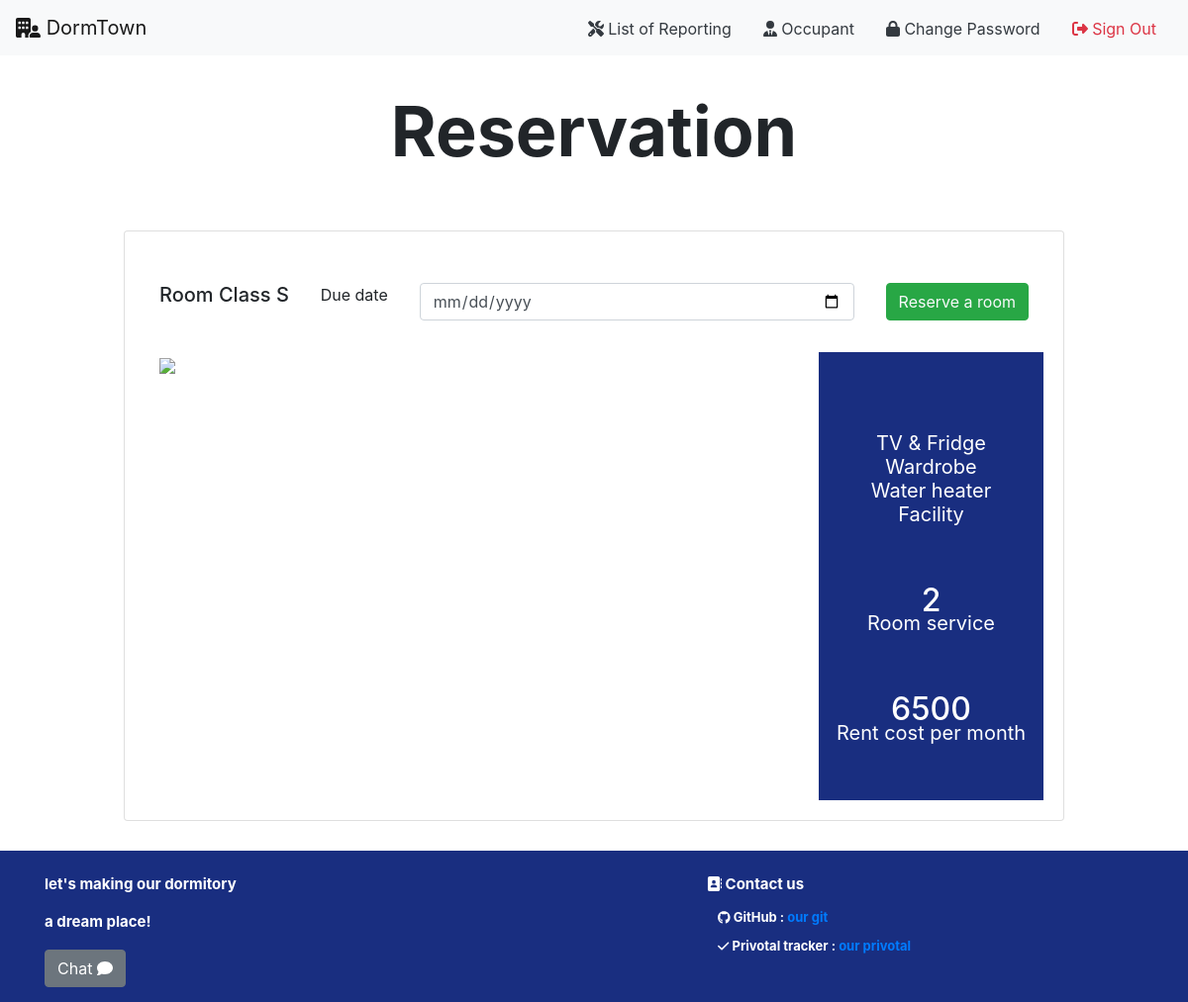
The app's page /occupant/reserve/create/1 (signed in) with its own data.
### occupant/models.py (models this page shows, shortened)
class UserInfo(models.Model):
    user_id = models.ForeignKey(
        User, on_delete=models.CASCADE, related_name="user_id")
    role_id = models.ForeignKey(
        Role, on_delete=models.CASCADE, related_name="role_id")
    room_id = models.ForeignKey(
        Room, on_delete=models.CASCADE, related_name="room_id", null=True)
    phone_number = models.CharField(max_length=10)
    address = models.CharField(max_length=100)
    street = models.CharField(max_length=50)
    state = models.CharField(max_length=50)
    city = models.CharField(max_length=50)
    country = models.CharField(max_length=20)
    zip_code = models.CharField(max_length=10)

class Role(models.Model):
    role_name = models.CharField(max_length=20)

class RoomType(models.Model):
    class_level = models.CharField(max_length=5)
    price = models.IntegerField()
    room_service = models.IntegerField(default=1)
    tv_fridge = models.BooleanField(default=True)
    wardrobe = models.BooleanField(default=True)
    water_heater = models.BooleanField(default=True)

### occupant/views.py (the view)
# urls.py: path('reserve/create/<int:room_type>', views.create_reserve, name='create_reserve'),
def create_reserve(request, room_type):
    if not request.user.is_authenticated:
        return render(request, 'users/login.html', status=403)
    try:
        user = User.objects.filter(pk=request.user.id).first()
        user_info = get_object_or_404(UserInfo, user_id=request.user.id)
        reserve = Reserve.objects.filter(user_id=user).first()
        room_type = RoomType.objects.filter(pk=room_type).first()
        role = Role.objects.get(role_name='Manager')
        managers = UserInfo.objects.filter(role_id=role)
    except:
        return render(request, 'rooms/500.html', status=500)
    if request.method == 'POST':
        status_type = StatusType.objects.filter(status_name='Idle').first()
        due_date = request.POST.get('due_date')
        reserve = Reserve.objects.create(
            user_id=user,
            room_type=room_type,
            due_date=due_date,
            status_type=status_type
            )
        sweetify.success(request, 'Reserve successful')
        return render(request, 'occupant/result_reserve.html', {
            'user_info': user_info,
            'room': reserve.room_type,
            'reserve_id': reserve.id,
            'header': 'Summary of Reservation',
            'managers': managers
        })
    else:
        return render(request, 'occupant/reserve_form.html', {
            'user_info': user_info,
            'room': room_type
        })

### occupant/templates/occupant/reserve_form.html (shortened to what this page needs)
{% extends 'occupant/layout.html' %}
{% block body %}
<div class="text-center mt-4">
  <p class="header">Reservation</p>
</div>
<div class="container">
  <div class="py-3"></div>
  <div class="row">
    <div class="col-lg-10 card" style="margin: auto">
      <div class="card-body">
        <div class="align-items-center py-3">
          <form class="py-3 d-flex justify-content-between" action="{% url 'occupant:create_reserve' room.id %}" method="POST">
            <h4 class="h5 mb-0">Room Class
              {{ room.class_level }}
            </h4>
            <label>Due date</label>
            <input required type="date" class="form-control w-50" id="due_date" name="due_date">
            <button type="submit" class="btn btn-success text-light">Reserve a room</button>
          </form>
        </div>
        <div class="row">
          <div class="col-9">
            {% load static %}
            {% if room.class_level == 'S' %}
            <img src="{% static 'occupant/room-s.jpeg' %}" height="500">
            {% else %}
            <img src="{% static 'occupant/room-a.jpeg' %}" height="500">
            {% endif %}
          </div>
          <div class="col-3 bg-main banner position-relative">
            <br>
            <br>
            {% if room.tv_fridge %}
            <p class="sub">TV & Fridge</p>
            {% else %}
            <br>
            {% endif %}
            {% if room.wardrobe %}
            <p class="sub">Wardrobe</p>
            {% endif %}
            {% if room.water_heater %}
            <p class="sub">Water heater</p>
            {% endif %}
            <p class="sub">Facility</p>
            <br>
            <br>
            <h2 class="text-white text-center">
              {{ room.room_service }}
            </h2>
            <p class="sub">Room service</p>
            <br>
            <br>
            <h2 class="text-white text-center">
              {{ room.price }}
            </h2>
            <p class="sub">Rent cost per month</p>
            <br>
            <br>
          </div>
        </div>
      </div>
    </div>
  </div>
</div>
{% endblock %}

### occupant/templates/occupant/layout.html (shortened to what this page needs)
{% load static %}
<!DOCTYPE html>
<html>
<head>
  <link rel="stylesheet" href="https://cdn.jsdelivr.net/npm/bootstrap@4.3.1/dist/css/bootstrap.min.css" />
  {% load static %}
  <link href="{% static 'fontawesomefree/css/all.min.css' %}" rel="stylesheet" type="text/css" />
  <link rel="stylesheet" href="{% static 'rooms/styles.css' %}" />
  <link rel="stylesheet" href="{% static 'rooms/styles.css' %}" />
  <link rel="stylesheet" href="{% static 'chat/chat.css' %}" />
  <link rel="stylesheet" href="{% static 'manager/dashboard.css' %}" />
  <link href="{% static 'fontawesomefree/css/fontawesome.css' %}" rel="stylesheet" type="text/css">
  <link href="{% static 'fontawesomefree/css/brands.css' %}" rel="stylesheet" type="text/css">
  <link href="{% static 'fontawesomefree/css/solid.css' %}" rel="stylesheet" type="text/css">
  <link href="{% static 'fontawesomefree/css/all.min.css' %}" rel="stylesheet" type="text/css">
</head>
<body>
  {% load sweetify %}
  <nav class="navbar navbar-expand-lg navbar-light bg-light mb-2">
    <a class="navbar-brand" href="/">
      <i class="fa-solid fa-building-user"></i>
      DormTown
    </a>
    <div class="collapse navbar-collapse  w-100 order-3 dual-collapse2" id="navbarSupportedContent">
      <ul class="navbar-nav ml-auto">
        {% if user_info.role_id.role_name == 'Occupant' %}
        <li class="nav-item">
          <a href="{% url 'occupant:list_report' %}" class="text-dark mx-3 align-middle">
            <i class="fa-solid fa-screwdriver-wrench"></i>
            List of Reporting
          </a>
        </li>
        {% endif %}
        <li class="nav-item">
          <a href="/occupant" class="text-dark mx-3 align-middle">
            <i class="fa-solid fa-user-tie"></i>
            {{ user_info.role_id.role_name }}
          </a>
        </li>
        {% if request.user.is_authenticated %}
        <li class="nav-item">
          <a href="{% url 'users:change_password' %}" class="text-dark mx-3 align-middle">
            <i class="fa-solid fa-lock"></i>
            Change Password
          </a>
        </li>
        <li class="nav-item">
          <a class="text-danger mx-3 align-middle" href="{% url 'users:logout'%}" role="button">
            <i class="fa-solid fa-right-from-bracket"></i>
            Sign Out
          </a>
        </li>
        {% endif %}
      </ul>
    </div>
  </nav>
  <div class="container-fluid">
    {% block body %}
    {% endblock %}
  </div>
  <div class="footer">
    <div class="container">
      <div class="row pt-2">
        <div class="col-7" class="font-mid p-4">
          <p> let's making our dormitory</p>
          <p> a dream place!</p>
          {% if request.user.is_superuser == False and request.user.is_authenticated %}
          <a class="btn btn-secondary" href="/chat">
            Chat
            <i class="fa-solid fa-comment"></i>
          </a>
          {% endif %}
        </div>
        <div class="col">
          <p class="ml-1">
            <i class="fa-solid fa-address-book"></i>
            Contact us
          </p>
          <p class="detail">
            <i class="fa-brands fa-github"></i>
            GitHub : <a href="https://github.com/6310682718/DORMTOWN">our git</a>
          <p>
          <p class="detail">
            <i class="fa-solid fa-check"></i>
            Privotal tracker : <a href="https://www.pivotaltracker.com/n/projects/2606927">our privotal</a>
          </p>
        </div>
      </div>
    </div>
  </div>
</body>
</html>

### rooms/static/rooms/styles.css (style rules this page uses)
.header { font-weight: bolder; font-size: 70px; }
.footer { bottom: 0; font-size: 15px; background-color: #192e80; color: white; font-weight: bolder; margin-top: 30px; padding: 15px; }
.detail { font-size: 13px; margin-left: 15px; line-height: 7px; }
.bg-main { background-color: #192e80; max-height: 1000px; display: block; box-sizing: border-box; }
.banner { padding-top: 40px; }
.banner p.sub { font-size: 20px; color: #ffff; text-align: center; line-height: 8px; }
p { cursor: pointer; }

### chat/static/chat/chat.css (style rules this page uses)
h2,h3 { margin:0; }

### manager/static/manager/dashboard.css (style rules this page uses)
:root { --height-box: 150px; --padding-box: 50px 0; --border-radius-box: 5px; }

### records on screen
UserInfo: role_id.role_name "Occupant"
RoomType: class_level "S", room_service "2", price "6500"
